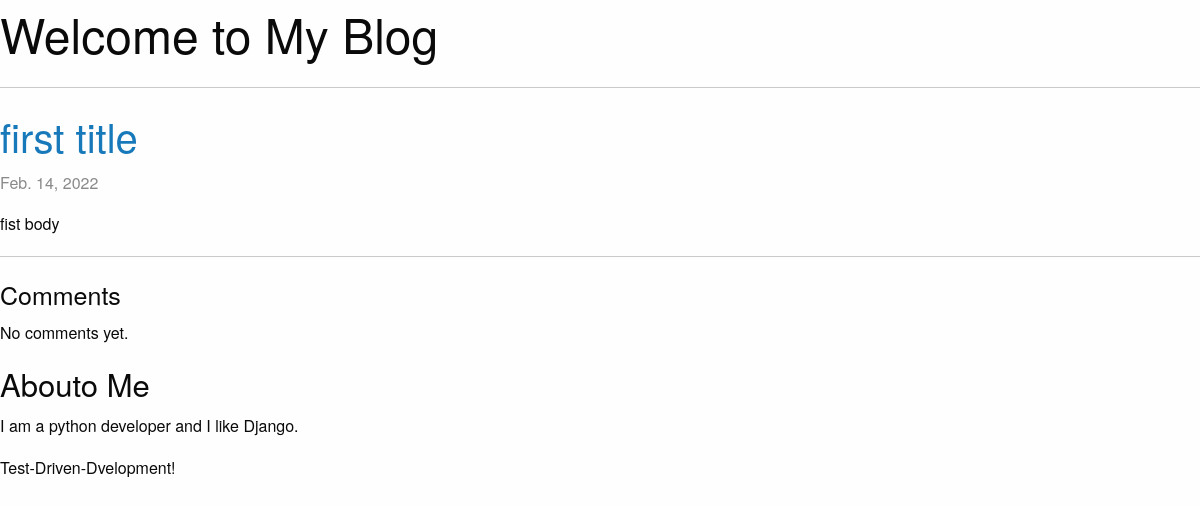
/3/, run on an earlier commit of the app's database.
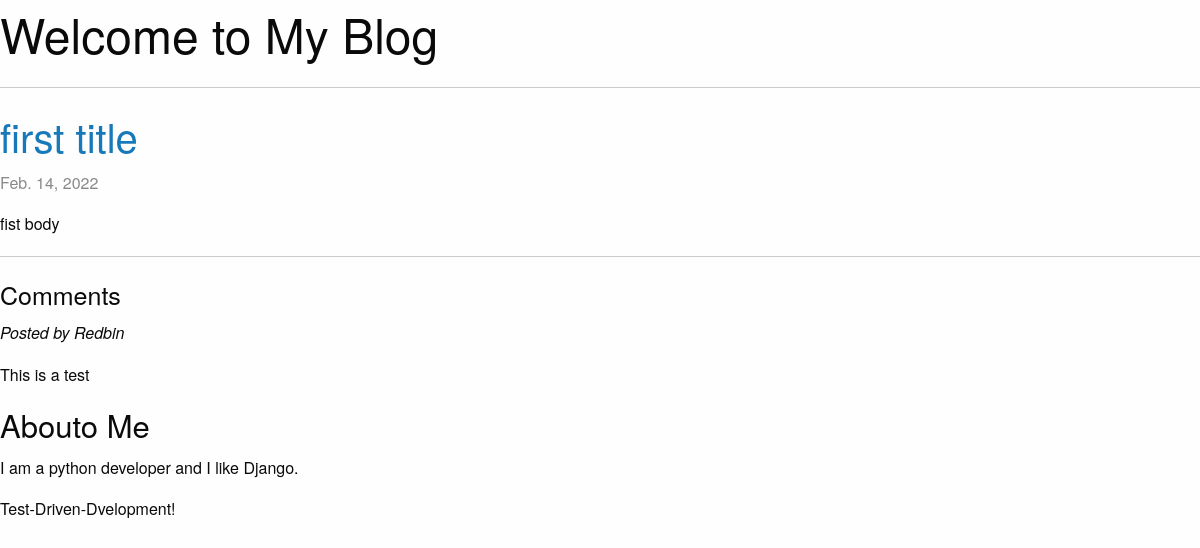
And on a later commit of the database.
### blog/models.py (models this page shows, shortened)
class Entry(models.Model):
    title = models.CharField(max_length=100)
    author = models.ForeignKey('auth.User', on_delete=models.DO_NOTHING)
    body = models.TextField()
    created_at = models.DateTimeField(auto_now_add=True, editable=False)
    modified_at = models.DateTimeField(auto_now=True, editable=False)
    def get_absolute_url(self) :
        return reverse('entry_detail', kwargs={'pk': self.pk})
    class Meta:
        verbose_name_plural = "entries"

class Comment(models.Model) :
    entry = models.ForeignKey(Entry, on_delete=models.DO_NOTHING)
    name = models.CharField(max_length=100)
    email = models.EmailField()
    body = models.TextField()
    created_at = models.DateTimeField(auto_now_add=True, editable=False)
    modified_at = models.DateTimeField(auto_now=True, editable=False)
    def __str__(self) :
        return self.body

### blog/views.py (the view)
# urls.py: re_path(r'^(?P<pk>\d+)/$', views.EntryDetail.as_view(), name='entry_detail'),
class EntryDetail(DetailView) :
    model = Entry

### templates/blog/entry_detail.html
{% extends "base.html" %}
{% block content %}
{% include "_entry.html" with entry=entry only %}
<hr>
<h4>Comments</h4>
{% for comment in entry.comment_set.all %}
<p><em>Posted by {{ comment.name }}</em></p>
{{ comment|linebreaks }}
{% empty %}
<p>No comments yet.</p>
{% endfor %}
{% endblock %}

### templates/base.html (shortened to what this page needs)
{% load static %}
<!DOCTYPE html>
<html lang="en">
<head>
    <link rel="stylesheet" href="{% static 'css/foundation.css' %}">
</head>
<body>
    <section class="row">
        <header class="large-12 columns">
            <h1>Welcome to My Blog</h1>
            <hr>
        </header>
    </section>
    <section class="row">
        <div class="large-8 columns">
            {% block content %} {% endblock %}
        </div>
        <div class="large-4 columns">
            <h3>Abouto Me</h3>
            <p>I am a python developer and I like Django.</p>
            <p>Test-Driven-Dvelopment!</p>
        </div>
    </section>
</body>
</html>

### templates/_entry.html (shortened to what this page needs)
<article>
    <h2><a href="{{ entry.get_absolute_url }}">{{ entry.title }}</a></h2>
    <p class="subheader">
        <time>{{ entry.modified_at|date }}</time>
    </p>
    {{ entry.body|linebreaks }}
</article>

What changed in the data, as far as the page shows it:
added Comment: name "Redbin", body "This is a test"
Also different on the page:
text no longer shown: "No comments yet."
